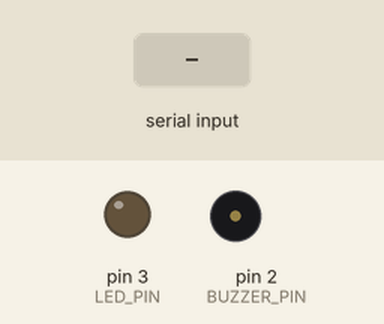
Bench run of a sketch on a simulated Arduino Uno, built with avr-gcc and run on an emulated ATmega328P. Parts: output pins drawn as LEDs (lit = HIGH), buzzer (waves = sounding, pin HIGH). The test bench sets the inputs (shaded band).

Above: at 1.2 s.
1.3 s: "1" received over Serial
At 1.8 s:
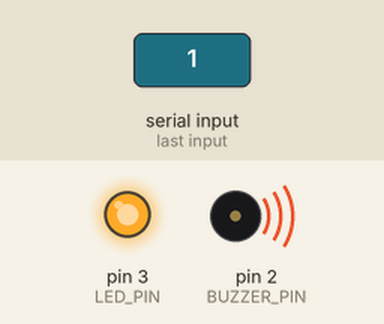
At 2.6 s:
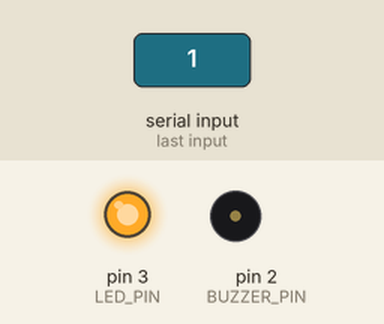
3.8 s: "0" received over Serial
At 4.9 s:
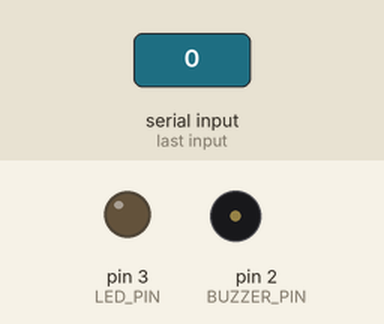
Timing chart, 0 to 6.8 s (numbered marks = the images above; inputs shaded):
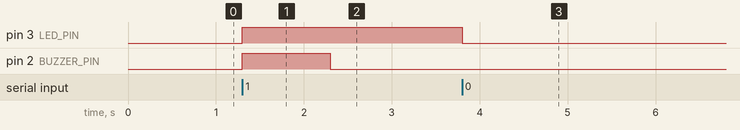

The sketch:

sketch_may22a.ino
```cpp
#define BUZZER_PIN 2
#define LED_PIN 3

void setup() {
  pinMode(BUZZER_PIN, OUTPUT);
  pinMode(LED_PIN, OUTPUT);
  Serial.begin(9600);
}

void loop() {
  if (Serial.available() > 0) {
    char comando = Serial.read();
    if (comando == '1') {
      digitalWrite(LED_PIN, HIGH);
      digitalWrite(BUZZER_PIN, HIGH);
      delay(1000);
      digitalWrite(BUZZER_PIN, LOW);
    } else {
      digitalWrite(LED_PIN, LOW);
      digitalWrite(BUZZER_PIN, LOW);
    }
  }
}
```

Measured:
- after the input at 1.3 s, pin 3 (LED_PIN): LOW → HIGH at once; pin 2 (BUZZER_PIN): LOW → HIGH at once, → LOW 1.0 s later
- after the input at 3.8 s, pin 3 (LED_PIN): HIGH → LOW at once
